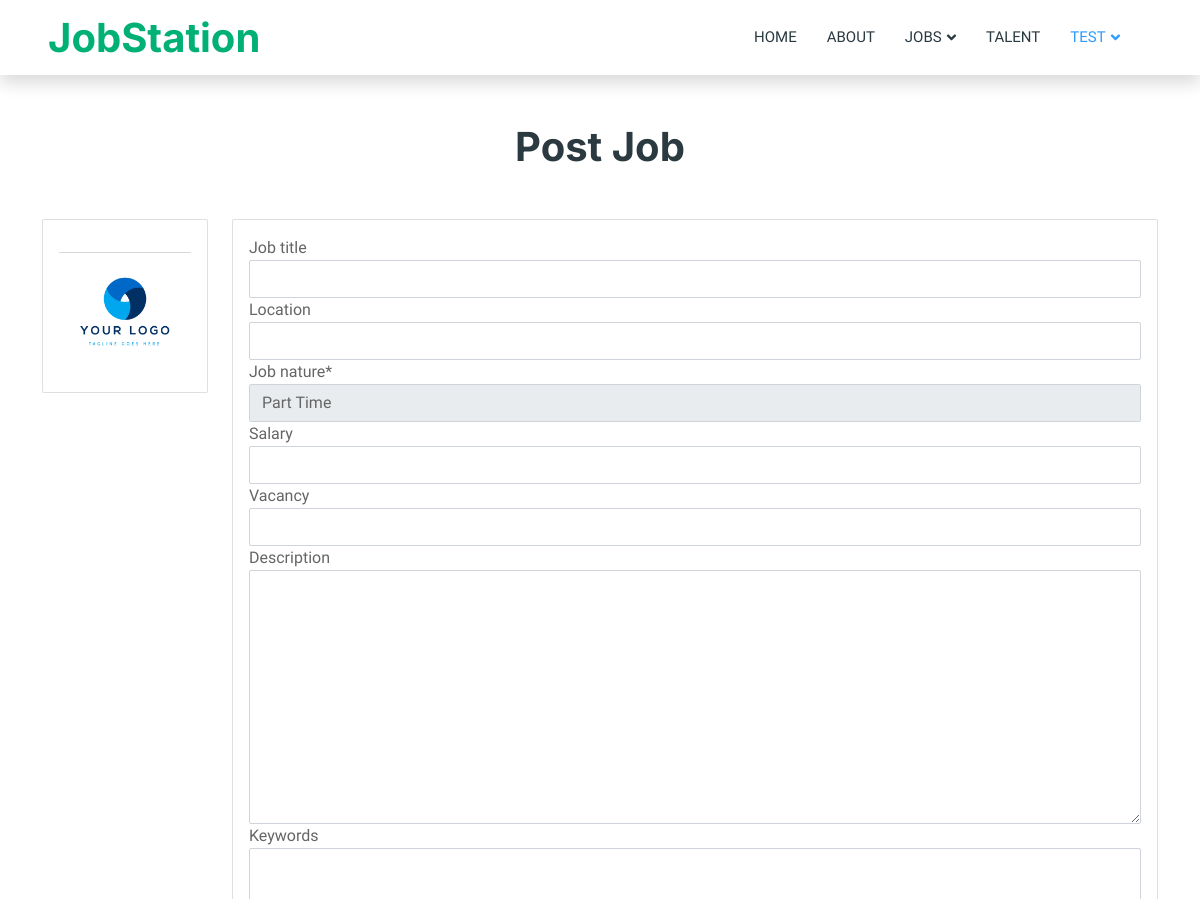
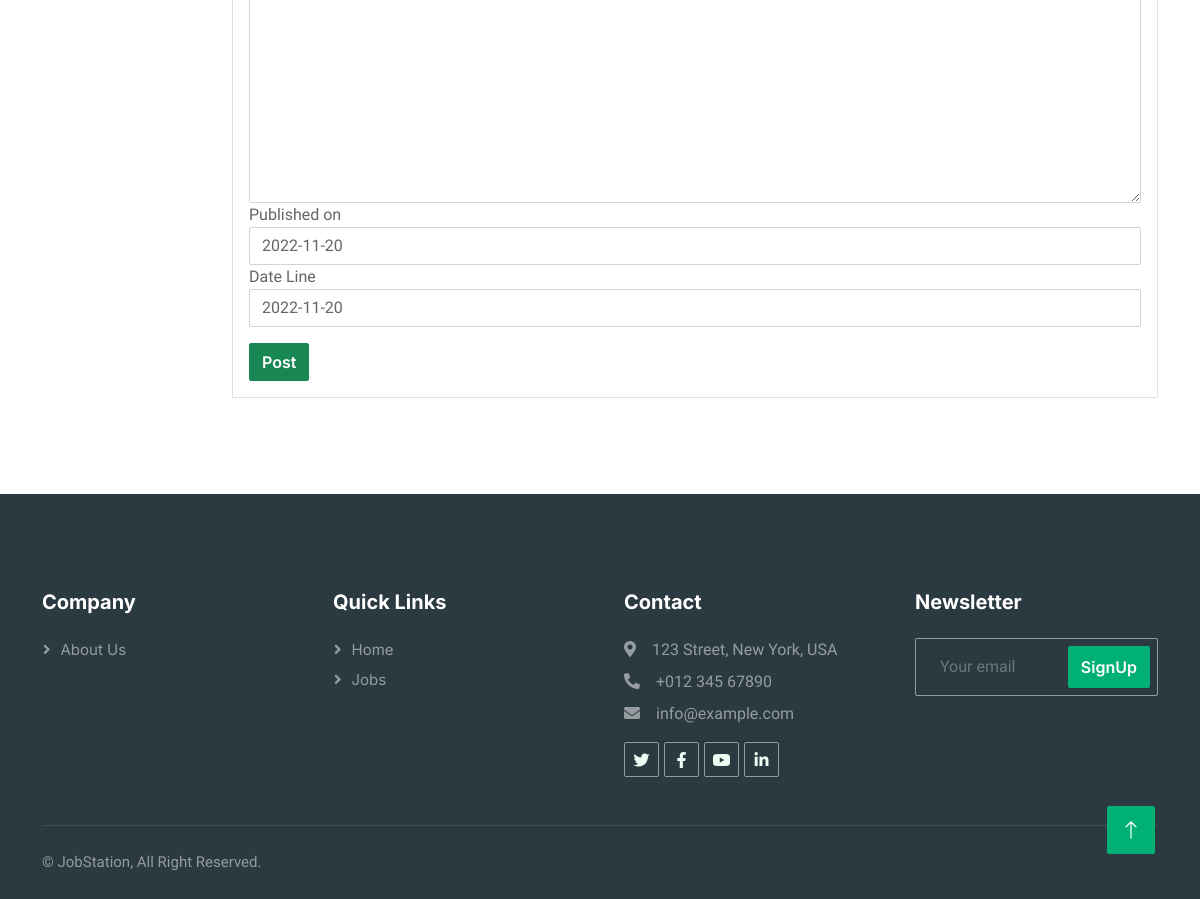
/jobs/post_a_job (signed in), run on the app's committed database (2 pictures, top to bottom).
### main/models.py (models this page shows)
class User(AbstractUser):
    type = (
        ("", ""),
        ("Admin", "Admin"),
        ("Job Seeker", "Job Seeker"),
        ("Job Provider", "Job Provider"),
    )
    user_type = models.CharField(max_length=20, choices=type, default="")

### account/models.py (models this page shows, shortened)
class job_provider_profile(models.Model):
    class Meta:
        verbose_name_plural = 'Job Provider Profile'
    user = models.ForeignKey(User, on_delete=models.CASCADE)
    company_name = models.CharField(max_length=255, null=True, blank=True)
    company_logo = models.FileField(upload_to='job_provider/company_logo/', null=True, blank=True)
    company_website = models.CharField(max_length=255, null=True, blank=True)
    company_email = models.CharField(max_length=255, null=True, blank=True)
    About_company = models.TextField(null=True, blank=True)

### job_posts/views.py (the view)
# urls.py: path('/post_a_job', views.post_a_job, name="post_a_job"),
def post_a_job(request):
    if request.user.is_authenticated:
        if request.user.user_type == "Job Provider":
            get_usr_job_provider = job_provider_profile.objects.get(user=request.user)
            if request.method == 'POST':
                form = form_Jobs(request.POST)
                if form.is_valid():
                    var_frm = form.save(commit=False)
                    var_frm.user = request.user
                    var_frm.user_profile = get_usr_job_provider
                    var_frm.save()
                    messages.success(request, 'Successfully Added !!')
                    return redirect('post_a_job')
                else:
                    messages.success(request, 'Fail to Add !!')
                    return redirect('post_a_job')
            else:
                form = form_Jobs()
                context = {
                    'form': form,
                    'get_usr_job_provider':get_usr_job_provider,
                }
                return render(request, 'post_a_job.html', context)
        else:
            messages.error(request, "Your Account is Not Job Provider Account. You Can Sign Up a Job Provider Account then try for post a job!")
            return redirect('my_profile')
    else:
        messages.error(request, "To Post Jobs, You have to login as a Job Provider!")
        return redirect('my_account')

### job_posts/forms.py
class form_Jobs(ModelForm):
    class Meta:
        model = Jobs
        fields = ['Job_title', 'location', 'job_nature', 'Salary', 'vacancy', 'Description', 'Keywords','published_on', 'Date_Line']

### templates/post_a_job.html (shortened to what this page needs)
{% extends 'base.html' %}
{% load static %}
{% load crispy_forms_tags %}
{% block body %}
        <div class="container-xxl py-5">
            <div class="container">
                <h1 class="text-center mb-5 wow fadeInUp" data-wow-delay="0.1s">Post Job</h1>
                <div class="row g-4">
                    <div class="col-md-2 wow fadeInUp" data-wow-delay="0.1s">
                        <div class="card card-body">
                            <hr>
                            <img src="{% if get_usr_job_provider.company_logo %}{{get_usr_job_provider.company_logo.url}}{% else %}{% static 'img/user_img.png' %}{% endif %}" class="rounded profile-pic" alt="user" style="width:100%;">
                        </div>
                    </div>
                    <div class="col-md-10">
                        <div class="wow fadeInUp" data-wow-delay="0.5s">
                            <div class="card card-body">
                                <form method="POST" action="{% url 'post_a_job' %}" enctype="multipart/form-data">{% csrf_token %}
                            <table class="table container">
                                    {{ form|crispy }}
                            </table>
                                    <button class="btn btn-success">Post</button>
                                </form>
                        </div>
                        </div>
                    </div>
                </div>
            </div>
        </div>
{% endblock %}

### templates/base.html (shortened to what this page needs)
{% load static %}
<!DOCTYPE html>
<html lang="en">
<head>
    <link href="https://cdnjs.cloudflare.com/ajax/libs/font-awesome/5.10.0/css/all.min.css" rel="stylesheet">
    <link href="https://cdn.jsdelivr.net/npm/bootstrap-icons@1.4.1/font/bootstrap-icons.css" rel="stylesheet">
    <link href="{% static '' %}lib/animate/animate.min.css" rel="stylesheet">
    <link href="{% static '' %}lib/owlcarousel/assets/owl.carousel.min.css" rel="stylesheet">
    <link href="{% static 'css/bootstrap.min.css' %}" rel="stylesheet">
    <link href="{% static 'css/style.css' %}" rel="stylesheet">
</head>
<body>
    <div class="container-xxl bg-white p-0">
        <nav class="navbar navbar-expand-lg bg-white navbar-light shadow sticky-top p-0">
            <a href="{% url 'index' %}" class="navbar-brand d-flex align-items-center text-center py-0 px-4 px-lg-5">
                <h1 class="m-0 text-primary">JobStation</h1>
            </a>
            <div class="collapse navbar-collapse" id="navbarCollapse">
                <div class="navbar-nav ms-auto p-4 p-lg-0" style="margin-right:50px;">
                    <a href="{% url 'index' %}" class="nav-item nav-link {% block home_active %}{% endblock %}">Home</a>
                    <a href="{% url 'about' %}" class="nav-item nav-link {% block about_active %}{% endblock %}">About</a>
                    <div class="nav-item dropdown">
                        <a href="#" class="nav-link dropdown-toggle" data-bs-toggle="dropdown">Jobs</a>
                    </div>
                    <a href="{% url 'talent' %}" class="nav-item nav-link {% block talent_active %}{% endblock %}">Talent</a>
                    {% if request.user.is_authenticated %}
                    <div class="nav-item dropdown">
                        <a href="#" class="nav-link dropdown-toggle" data-bs-toggle="dropdown" style="color:#2B9BFF;">{% if request.user.first_name %}{{request.user.first_name}}{% else %}{{request.user.email}}{% endif %}</a>
                    </div>
                    {% else %}
                    <a href="{% url 'my_account' %}" class="nav-item nav-link {% block account_active %}{% endblock %}">login/signup</a>
                    {% endif %}
                </div>
            </div>
        </nav>
        {% block body %}{% endblock %}
        <div class="container-fluid bg-dark text-white-50 footer pt-5 mt-5 wow fadeIn" data-wow-delay="0.1s">
            <div class="container py-5">
                <div class="row g-5">
                    <div class="col-lg-3 col-md-6">
                        <h5 class="text-white mb-4">Company</h5>
                        <a class="btn btn-link text-white-50" href="{% url 'about' %}">About Us</a>
                    </div>
                    <div class="col-lg-3 col-md-6">
                        <h5 class="text-white mb-4">Quick Links</h5>
                        <a class="btn btn-link text-white-50" href="{% url 'index' %}">Home</a>
                        <a class="btn btn-link text-white-50" href="{% url 'jobs' %}">Jobs</a>
                    </div>
                    <div class="col-lg-3 col-md-6">
                        <h5 class="text-white mb-4">Contact</h5>
                        <p class="mb-2"><i class="fa fa-map-marker-alt me-3"></i>123 Street, New York, USA</p>
                        <p class="mb-2"><i class="fa fa-phone-alt me-3"></i>+012 345 67890</p>
                        <p class="mb-2"><i class="fa fa-envelope me-3"></i>info@example.com</p>
                        <div class="d-flex pt-2">
                            <a class="btn btn-outline-light btn-social" href=""><i class="fab fa-twitter"></i></a>
                            <a class="btn btn-outline-light btn-social" href=""><i class="fab fa-facebook-f"></i></a>
                            <a class="btn btn-outline-light btn-social" href=""><i class="fab fa-youtube"></i></a>
                            <a class="btn btn-outline-light btn-social" href=""><i class="fab fa-linkedin-in"></i></a>
                        </div>
                    </div>
                    <div class="col-lg-3 col-md-6">
                        <h5 class="text-white mb-4">Newsletter</h5>
                        <form method="POST" action="{% url 'newsletter' %}">{% csrf_token %}
                            <div class="position-relative mx-auto" style="max-width: 400px;">
                                <input class="form-control bg-transparent w-100 py-3 ps-4 pe-5" type="email" name="newsletter_email" placeholder="Your email">
                                <button type="submit" class="btn btn-primary py-2 position-absolute top-0 end-0 mt-2 me-2">SignUp</button>
                            </div>
                        </form>
                    </div>
                </div>
            </div>
            <div class="container">
                <div class="copyright">
                    <div class="row">
                        <div class="col-md-6 text-center text-md-start mb-3 mb-md-0">
                            &copy; JobStation, All Right Reserved.
                        </div>
                    </div>
                </div>
            </div>
        </div>
        <a href="#" class="btn btn-lg btn-primary btn-lg-square back-to-top"><i class="bi bi-arrow-up"></i></a>
    </div>
</body>
</html>

### static/css/style.css (style rules this page uses)
:root { --primary: #00B074; --secondary: #2B9BFF; --light: #EFFDF5; --dark: #2B3940; }
.back-to-top { position: fixed; display: none; right: 45px; bottom: 45px; z-index: 99; }
.btn { font-family: 'Inter', sans-serif; font-weight: 600; transition: .5s; }
.btn.btn-primary, .btn.btn-secondary { color: #FFFFFF; }
.btn-lg-square { width: 48px; height: 48px; }
.btn-square, .btn-sm-square, .btn-lg-square { padding: 0; display: flex; align-items: center; justify-content: center; font-weight: normal; border-radius: 2px; }
.navbar .dropdown-toggle::after { border: none; content: "\f107"; font-family: "Font Awesome 5 Free"; font-weight: 900; vertical-align: middle; margin-left: 5px; transition: .5s; }
.navbar-dark .navbar-nav .nav-link, .navbar-light .navbar-nav .nav-link { margin-right: 30px; padding: 25px 0; color: #FFFFFF; font-size: 15px; text-transform: uppercase; outline: none; }
.navbar-light .navbar-brand, .navbar-light a.btn { height: 75px; }
.navbar-light .navbar-nav .nav-link { color: var(--dark); font-weight: 500; }
.navbar-light.sticky-top { top: -100px; transition: .5s; }
.footer .btn.btn-social { margin-right: 5px; width: 35px; height: 35px; display: flex; align-items: center; justify-content: center; color: var(--light); border: 1px solid rgba(255,255,255,0.5); border-radius: 2px; transition: .3s; }
.footer .btn.btn-link { display: block; margin-bottom: 5px; padding: 0; text-align: left; font-size: 15px; font-weight: normal; text-transform: capitalize; transition: .3s; }
.footer .btn.btn-link::before { position: relative; content: "\f105"; font-family: "Font Awesome 5 Free"; font-weight: 900; margin-right: 10px; }
.footer .form-control { border-color: rgba(255,255,255,0.5); }
.footer .copyright { padding: 25px 0; font-size: 15px; border-top: 1px solid rgba(256, 256, 256, .1); }

### templates/post_a_job.html (style rules this page uses)
.profile-pic { max-width: 200px; max-height:200px; margin: 0 auto; border-radius: 50%; }

### data on the page
User: user.first_name "TEST"
job_provider_profile: company_logo (picture)
